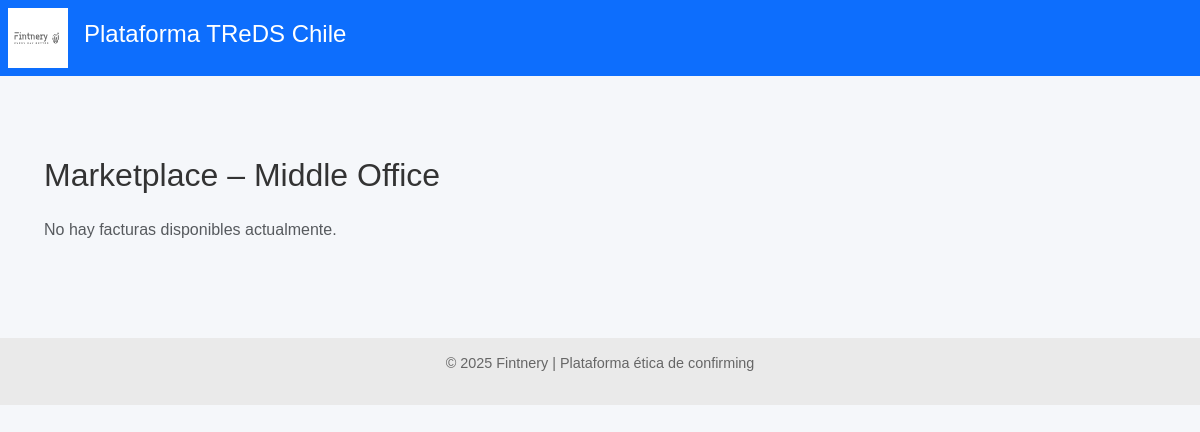
The app's page /marketplace/marketplace-general, older data.
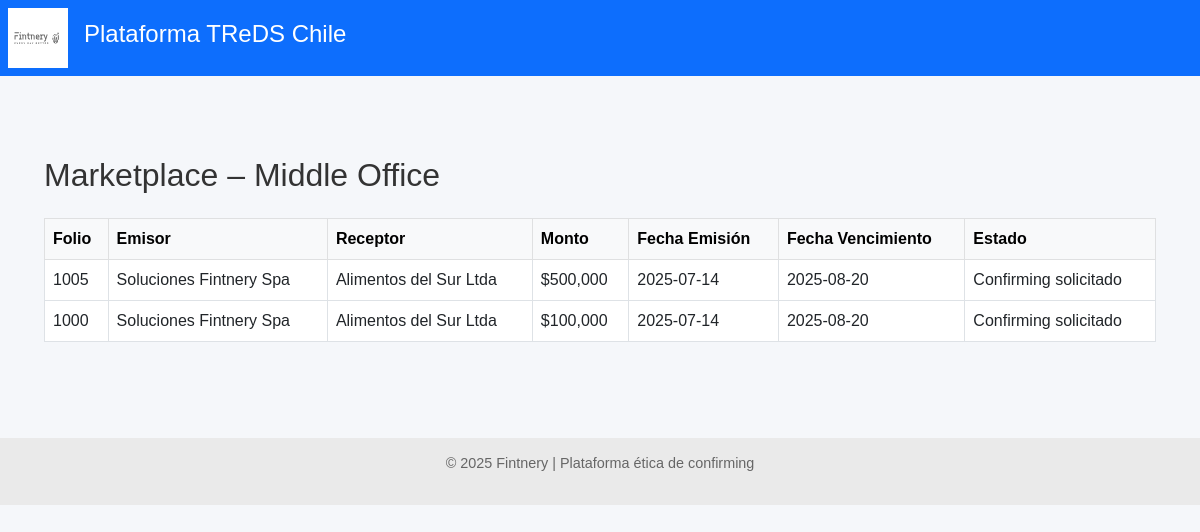
The same page, newer data.
### models.py (models this page shows)
class FacturaDB(Base):
    __tablename__ = "facturas"
    id = Column(Integer, primary_key=True, index=True)
    rut_emisor = Column(String, index=True)
    rut_receptor = Column(String)
    tipo_dte = Column(String)
    folio = Column(Integer)
    monto = Column(Integer)
    estado_dte = Column(String)
    razon_social_emisor = Column(String)
    razon_social_receptor = Column(String)
    fecha_emision = Column(Date)
    fecha_vencimiento = Column(Date)
    fecha_vencimiento_original = Column(Date, nullable=True)
    modificacion_aceptada_por_proveedor = Column(Boolean, nullable=True, default=None)
    confirming_solicitado = Column(Boolean, default=False)
    origen_confirmacion = Column(String, default="Desconocido")
    financiador_adjudicado = Column(Integer, ForeignKey("financiadores.id"), nullable=True)
    proveedor_id = Column(Integer, ForeignKey("proveedores.id"))
    proveedor = relationship("Proveedor", back_populates="facturas")
    pagador_id = Column(Integer, ForeignKey("pagadores.id"))
    pagador = relationship("Pagador", back_populates="facturas")
    ofertas = relationship("OfertaFinanciamiento", back_populates="factura")
    financiador = relationship(
        "Financiador",
        primaryjoin=Financiador.id == foreign(cast(financiador_adjudicado, Integer)), viewonly=True,
        uselist=False,
    )

### routers/marketplace.py (the view)
@router.get("/marketplace-general")
def ver_marketplace_general(request: Request, db: Session = Depends(get_db)):
    facturas = (
        db.query(FacturaDB)
        .filter(FacturaDB.estado_dte == "Confirming solicitado")
        .all()
    )
    return templates.TemplateResponse(
        "marketplace_general.html",
        {
            "request": request,
            "facturas": facturas
        }
    )

### templates/marketplace_general.html (shortened to what this page needs)
{% extends "base.html" %}
{% block content %}
<div class="container mt-5">
  <h2 class="mb-4">Marketplace – Middle Office</h2>
  {% if facturas %}
  <div class="table-responsive">
    <table class="table table-bordered table-hover bg-white">
      <thead class="table-light">
        <tr>
          <th>Folio</th>
          <th>Emisor</th>
          <th>Receptor</th>
          <th>Monto</th>
          <th>Fecha Emisión</th>
          <th>Fecha Vencimiento</th>
          <th>Estado</th>
        </tr>
      </thead>
      <tbody>
        {% for f in facturas %}
        <tr>
          <td>{{ f.folio }}</td>
          <td>{{ f.razon_social_emisor }}</td>
          <td>{{ f.razon_social_receptor }}</td>
          <td>${{ "{:,.0f}".format(f.monto) }}</td>
          <td>{{ f.fecha_emision }}</td>
          <td>{{ f.fecha_vencimiento }}</td>
          <td>{{ f.estado_dte }}</td>
        </tr>
        {% endfor %}
      </tbody>
    </table>
  </div>
  {% else %}
  <p class="text-muted">No hay facturas disponibles actualmente.</p>
  {% endif %}
</div>
{% endblock %}

### templates/base.html (shortened to what this page needs)
<!DOCTYPE html>
<html lang="es">
<head>
    <link href="https://cdn.jsdelivr.net/npm/bootstrap@5.3.0/dist/css/bootstrap.min.css" rel="stylesheet">
    <link rel="stylesheet" href="/static/styles.css">
</head>
<body>
    <header class="main-header d-flex align-items-center bg-primary text-white p-2">
        <img src="/static/LogoFIntneryWeb.svg" alt="Fintnery" class="logo me-3" style="height: 60px;">
        <h1 class="titulo-principal">Plataforma TReDS Chile</h1>
    </header>
    <main>
        {% block content %}{% endblock %}
    </main>
    <footer class="footer text-center mt-5">
        <p>&copy; 2025 Fintnery | Plataforma ética de confirming</p>
    </footer>
</body>
</html>

### static/styles.css (style rules this page uses)
body { font-family: sans-serif; margin: 0; background-color: #f5f7fa; color: #333; }
.main-header { background-color: #1f3a93; color: white; padding: 1em; display: flex; align-items: center; }
.logo { height: 40px; margin-right: 15px; }
.titulo-principal { font-size: 1.5em; }
footer.footer { background-color: #eaeaea; text-align: center; padding: 1em; font-size: 0.9em; color: #666; }
main { padding: 2em; }

Row changes from the older to the newer data that the page shows:
now on this page (row edited): FacturaDB: folio "1005", razon_social_emisor "Soluciones Fintnery Spa", razon_social_receptor "Alimentos del Sur Ltda", monto "500,000", fecha_emision "2025-07-14", fecha_vencimiento "2025-08-20", estado_dte "Confirming solicitado"
now on this page (row edited): FacturaDB: folio "1000", razon_social_emisor "Soluciones Fintnery Spa", razon_social_receptor "Alimentos del Sur Ltda", monto "100,000", fecha_emision "2025-07-14", fecha_vencimiento "2025-08-20", estado_dte "Confirming solicitado"
Text that changed along with them:
text no longer shown: "No hay facturas disponibles actualmente."
text now shown: "Folio Emisor Receptor Monto Fecha Emisión Fecha Vencimiento Estado"
